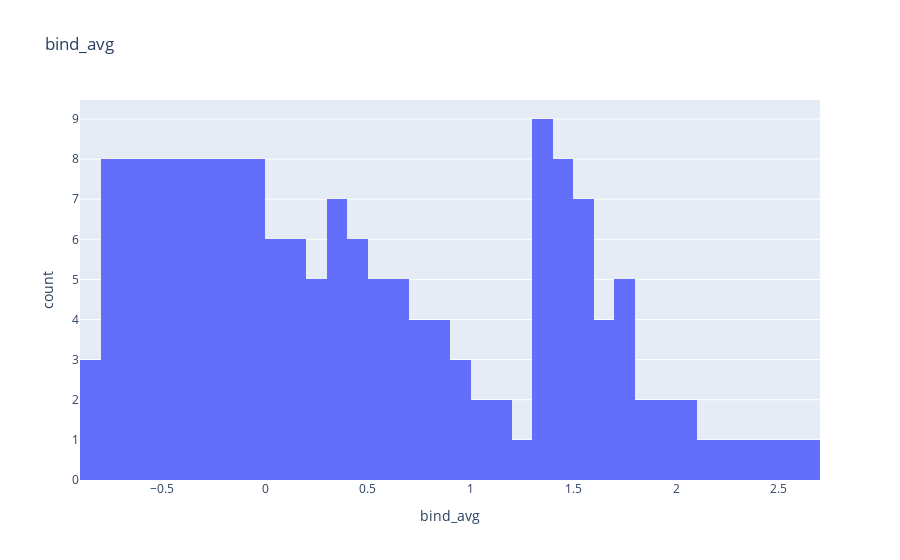
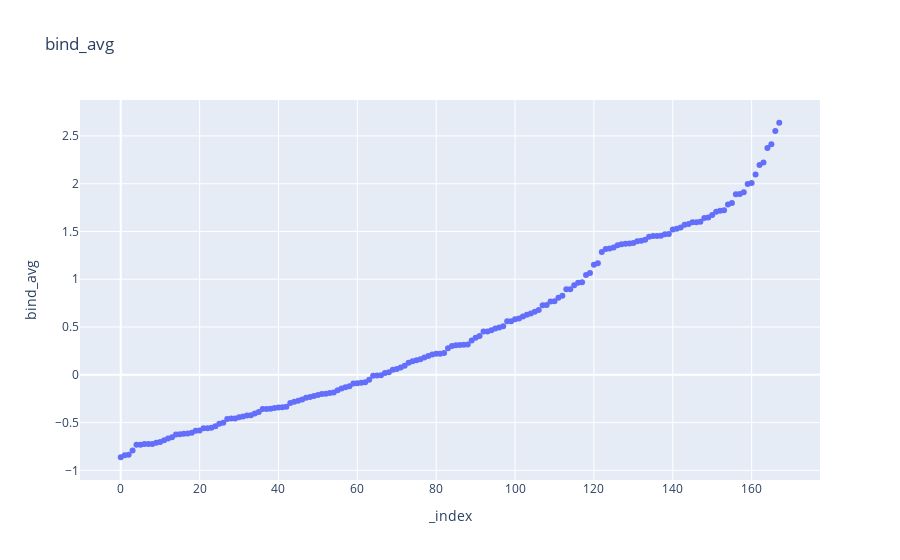

Write notebook code for charts like these, in order.
### Code cell
# Save files
exp.to_csv('exp_data_all.csv', index=False)

# quick plots
px.histogram(exp, x='bind_avg', nbins=41, title='bind_avg').show()
px.scatter(exp.sort_values('bind_avg').reset_index(), y='bind_avg',
           title='bind_avg').show()

### Figure 1 — Plotly figure (JSON) as saved in the notebook; plotly's stock layout.template omitted (floating-point values rounded to 4 significant figures; data arrays with more than 128 entries replaced by an {"elided": "..."} marker saying what was removed)
{"data": [{"alignmentgroup": "True", "bingroup": "x", "hovertemplate": "bind_avg=%{x}<br>count=%{y}<extra></extra>", "legendgroup": "", "marker": {"color": "#636efa", "pattern": {"shape": ""}}, "name": "", "nbinsx": 41, "offsetgroup": "", "orientation": "v", "showlegend": false, "type": "histogram", "x": {"elided": "168 float values"}, "xaxis": "x", "yaxis": "y"}], "layout": {"barmode": "relative", "legend": {"tracegroupgap": 0}, "title": {"text": "bind_avg"}, "xaxis": {"anchor": "y", "domain": [0, 1], "title": {"text": "bind_avg"}}, "yaxis": {"anchor": "x", "domain": [0, 1], "title": {"text": "count"}}}}

### Figure 2 — Plotly figure (JSON) as saved in the notebook; plotly's stock layout.template omitted (floating-point values rounded to 4 significant figures; data arrays with more than 128 entries replaced by an {"elided": "..."} marker saying what was removed)
{"data": [{"hovertemplate": "_index=%{x}<br>bind_avg=%{y}<extra></extra>", "legendgroup": "", "marker": {"color": "#636efa", "symbol": "circle"}, "mode": "markers", "name": "", "orientation": "v", "showlegend": false, "type": "scatter", "x": {"elided": "168 int values"}, "xaxis": "x", "y": {"elided": "168 float values"}, "yaxis": "y"}], "layout": {"legend": {"tracegroupgap": 0}, "title": {"text": "bind_avg"}, "xaxis": {"anchor": "y", "domain": [0, 1], "title": {"text": "_index"}}, "yaxis": {"anchor": "x", "domain": [0, 1], "title": {"text": "bind_avg"}}}}
